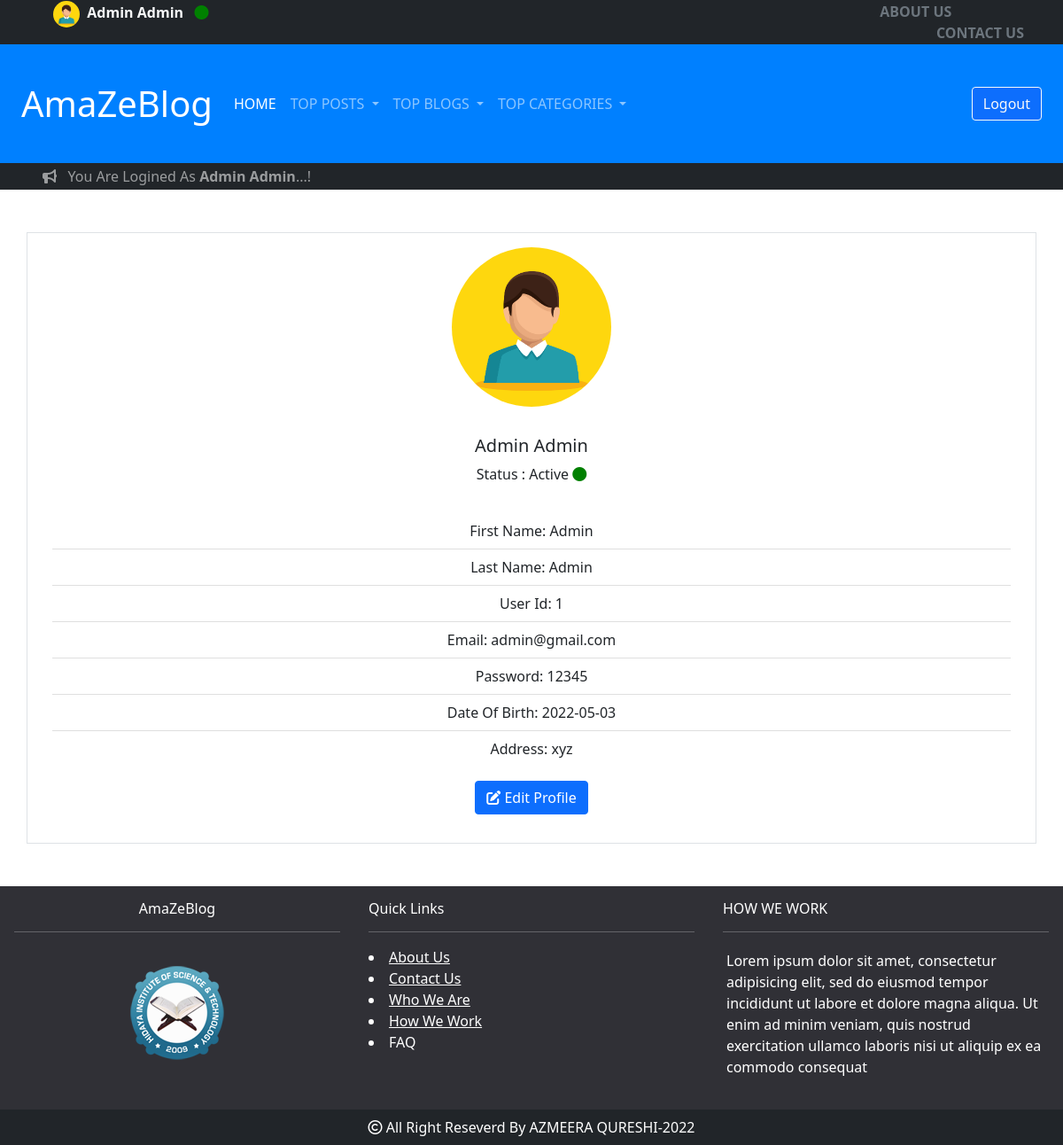
The page /user-profile.php (signed in) on the database its author committed.
### tables this page shows
CREATE TABLE `user` (
  `user_id` int(11) NOT NULL AUTO_INCREMENT,
  `role_id` int(11) DEFAULT 2,
  `first_name` varchar(50) NOT NULL,
  `last_name` varchar(50) NOT NULL,
  `email` varchar(50) DEFAULT NULL,
  `password` varchar(20) NOT NULL,
  `gender` enum('Male','Female') DEFAULT NULL,
  `date_of_birth` date DEFAULT NULL,
  `user_image` text DEFAULT NULL,
  `address` text DEFAULT NULL,
  `is_approved` varchar(30) DEFAULT 'Pending',
  `is_active` varchar(30) DEFAULT NULL,
  `created_at` timestamp NOT NULL DEFAULT current_timestamp() ON UPDATE current_timestamp(),
  `updated_at` timestamp NULL DEFAULT NULL,
  PRIMARY KEY (`user_id`),
  KEY `role_id` (`role_id`),
  CONSTRAINT `user_ibfk_1` FOREIGN KEY (`role_id`) REFERENCES `role` (`role_id`) ON DELETE CASCADE ON UPDATE CASCADE
);

### user-profile.php (the view, shortened to what this page needs)
<!DOCTYPE html>
<html>
<head>
</head>
<body>
<?php
require_once("header.php");
require_once("require/connection.php");
?>
<div class="container mt-5 border border-1">
  <div class="row m-3 g-0">
    <div class="col-md-12 col-sm-12">
    <?php
    $query= "SELECT * FROM USER WHERE user_id=".$_SESSION['user']['user_id']." ";
    $result= mysqli_query($connection,$query);
    if ($result) {
      while ($user=mysqli_fetch_assoc($result)) {
  ?>
      <center>
        <img src="<?php echo $user['user_image']; ?>" width="180px" height="180px" class="rounded-circle" alt="user-profile">
        <div class="card-body mt-3">
    <h5 class="card-title"><?php echo $user['first_name']." ".$user['last_name']; ?></h5>
    <p>Status : Active <i class="fa fa-circle" style="color:green"></i></p>
  </div>
  <ul class="list-group list-group-flush">
    <li class="list-group-item">First Name: <?php echo $user['first_name'] ?></li>
    <li class="list-group-item">Last Name: <?php echo $user['last_name']; ?></li>
    <li class="list-group-item">User Id: <?php echo $user['user_id']; ?></li>
    <li class="list-group-item">Email: <?php echo $user['email']; ?></li>
    <li class="list-group-item">Password: <?php echo $user['password']; ?></li>
    <li class="list-group-item">Date Of Birth: <?php echo $user['date_of_birth'] ?></li>
    <li class="list-group-item">Address: <?php echo $user['address']; ?></li>
  </ul>
  <div class="card-body">
    <a href="edit-user.php?user_id=<?php echo $user['user_id'] ?>" class="card-link"><button class="actions btn btn-primary" title="Edit"  ><i class='fas fa-edit' ></i> Edit Profile</button></a>
  </div>
</div>
      <?php
    }
  }
    ?>
    </div>
  </div>
<?php
require_once 'footer.php';
 ?>
</body>
</html>

### header.php (shortened to what this page needs)
<!DOCTYPE html>
<html>
<head>
    <link rel="stylesheet" type="text/css" href="bootstrap/css/bootstrap.min.css">
</head>
<body>
<nav class="navbar navbar-expand-sm navbar navbar-dark bg-dark " style="height: 50px">
  <div class="container-fluid p-3">
    <div class="collapse navbar-collapse p-3" id="navbarText">
      <?php
      if (isset($_SESSION['user']['user_id']))
      { ?>
      <?php
      if (isset($_SESSION['user']['user_id']))
      { ?>
        <div class="container-fluid">
          <div class="row">
            <div class="col-md-10">
              <a href="user-profile.php" style="text-decoration: none;" class="text-light active " aria-current="page"><img src="<?php echo $_SESSION['user']['user_image']; ?>" width="30px" height="30px" class="rounded-circle" >&nbsp; <b><?php echo $_SESSION['user']['first_name']." ".$_SESSION['user']['last_name']; ?></b> &nbsp; <i class="fa fa-circle" style="color:green"></i></a>
            </div>
            <div class="col-md-2">
              <a href="about-us.php" style="text-decoration: none;" class="text-secondary float-start"><b>ABOUT US</b></a>
              <a href="contact-us.php" style="text-decoration: none;" class="text-secondary float-end"><b>CONTACT US</b></a>
            </div>
          </div>
        </div>
      <?php
      }
      }
      ?>
    </div>
  </div>
</nav>
<nav class="navbar navbar-expand-lg navbar navbar-dark " style="background-color: #0080ff;">
  <div class="container-fluid p-4">
    <a class="navbar-brand" href="index.php" style="font-size: 40px">AmaZeBlog</a>
    <div class="collapse navbar-collapse" id="navbarScroll">
      <ul class="navbar-nav me-auto my-2 my-lg-0 navbar-nav-scroll" style="--bs-scroll-height: 100px;">
        <li class="nav-item">
          <a class="nav-link active" aria-current="page" href="index.php">HOME</a>
        </li>
        <li class="nav-item dropdown">
          <a class="nav-link dropdown-toggle" href="#" id="navbarScrollingDropdown" role="button" data-bs-toggle="dropdown" aria-expanded="false">
            TOP POSTS
          </a>
        </li>
        <li class="nav-item dropdown">
          <a class="nav-link dropdown-toggle" href="#" id="navbarScrollingDropdown" role="button" data-bs-toggle="dropdown" aria-expanded="false">
           TOP BLOGS
          </a>
        </li>
        <li class="nav-item dropdown">
          <a class="nav-link dropdown-toggle" href="#" id="navbarScrollingDropdown" role="button" data-bs-toggle="dropdown" aria-expanded="false">
            TOP CATEGORIES
          </a>
        </li>
      </ul>
<?php if (isset($_SESSION['user']['user_id'])) {
  ?>
    <span class="navbar-text">
        <a href="logout.php" style="text-decoration:none;">
        <button class="btn btn-outline-light bg-primary" type="submit" name="logout">Logout</button>
        </a>
<?php
}
?>
    </div>
  </div>
</nav>
<nav class="navbar navbar-expand-sm navbar navbar-dark bg-dark " style="height: 30px">
  <div class="container-fluid p-3">
    <div class="collapse navbar-collapse p-3" id="navbarText">
      <?php
      if (isset($_SESSION['user']['user_id']))
      { ?>
      <?php
      if (isset($_SESSION['user']['user_id']))
      { ?>
        <span class="navbar-text" ><i class="fa fa-bullhorn"></i> &nbsp;
      You Are Logined As <b><?php echo $_SESSION['user']['first_name']." ".$_SESSION['user']['last_name']; ?></b>...!
      </span>
      <?php
      }
    }
      else
      {
        ?>
        <span class="navbar-text" ><i class="fa fa-bullhorn"></i> &nbsp;
      Kindly Register Your Account First...! </i></b>
      </span>
      <?php
      }
      ?>
    </div>
  </div>
</nav>
</body>
</html>

### footer.php
<div class="container-fluid mt-5">
	<div class="row " style="background-color:#303036">
		<div class="col-lg-4 col-md-4 col-sm-6 col-xs-12 p-3">
			<h6 class="text-white text-center">AmaZeBlog</h6>
			<center>
				<hr class="text-white">
			<img src="images/histlogo.png" width="150px" height="150px">
		</center>
		</div>
		<div class="col-lg-4 col-md-4 col-sm-6 col-xs-12 p-3 text-white ">
			<h6>Quick Links</h6>
			<hr>
			<a href="about-us.php" class="text-white"><li>About Us</li></a>
			<a href="contact-us.php" class="text-white"><li>Contact Us</li></a>
			<a href="about-us.php" class="text-white"><li>Who We Are</li></a>
			<a href="contact-us.php" class="text-white"><li>How We Work</li></a>
			<li>FAQ</li>
		</div>
		<div class="col-lg-4 col-md-4 col-sm-6 col-xs-12 p-3 text-white">
			<h6>HOW WE WORK</h6>
			<hr>
			<p class="p-1">Lorem ipsum dolor sit amet, consectetur adipisicing elit, sed do eiusmod
			tempor incididunt ut labore et dolore magna aliqua. Ut enim ad minim veniam,
			quis nostrud exercitation ullamco laboris nisi ut aliquip ex ea commodo
			consequat</p>
		</div>
	</div>
	<div class="row">
		<div class="col-sm-12 col-lg-12 col-xs-12 col-md-12 bg-dark text-white p-2 text-center">
			<i class="fa fa-copyright text-white"></i> All Right Reseverd By AZMEERA QURESHI-2022
		</div>
	</div>
</div>

### rows shown on the page
user: user_image (picture), first_name "Admin", last_name "Admin", user_id "1", email "admin@gmail.com", password "12345", date_of_birth "2022-05-03", address "xyz"

### other values the page prints
$_SESSION['user']['first_name'] "Admin"
$_SESSION['user']['last_name'] "Admin"
